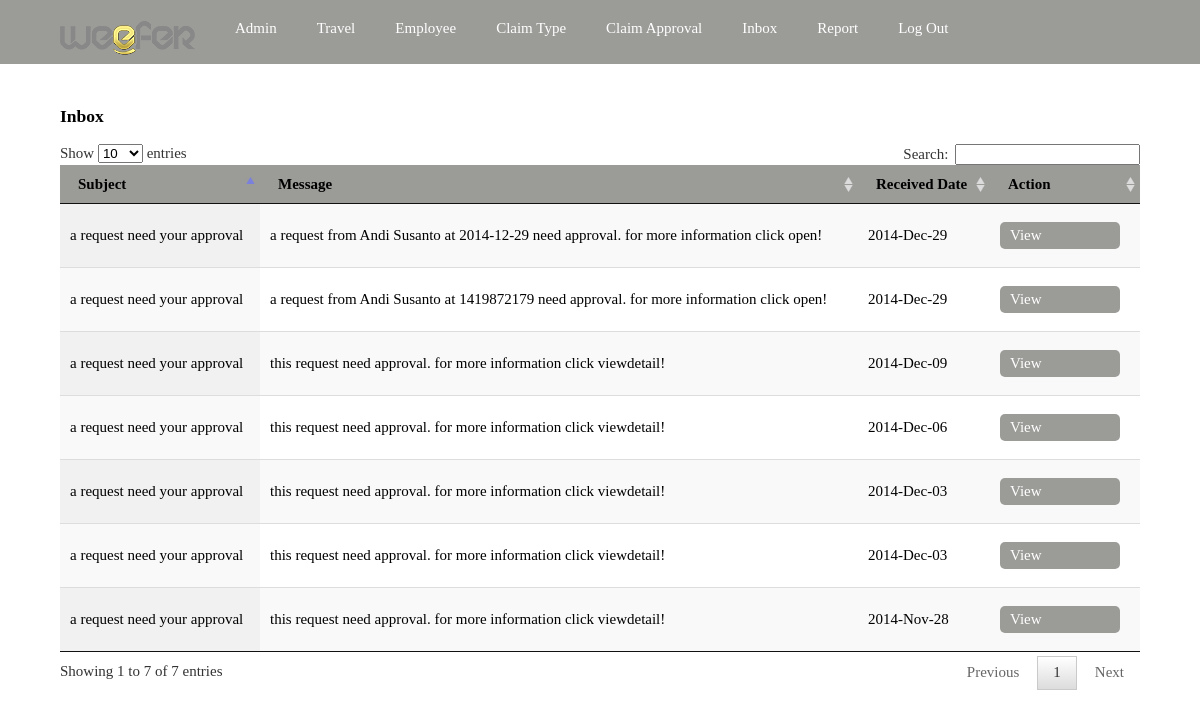
The page /claim/adminarea/inbox.php (signed in) on the database its author committed.
### tables this page shows
CREATE TABLE `admininbox` (
  `Id` int(10) unsigned NOT NULL AUTO_INCREMENT,
  `Message` text NOT NULL,
  `ViewDetailLink` varchar(100) DEFAULT NULL,
  `IsRead` tinyint(1) NOT NULL,
  `Subject` varchar(45) NOT NULL,
  `LockField` int(10) unsigned DEFAULT NULL,
  `ReceivedDate` datetime NOT NULL,
  PRIMARY KEY (`Id`)
);

### claim/classes/AdminInbox.php (called while the page is built, shortened)
<?php include_once('BaseObject.php'); ?>
<?php
class AdminInbox extends BaseObject{
   public static function LoadCollection($mySQLi, $Criteria = '1 = 1',$sort='',$page=0,$totalitem=0){
       $tmpQuery = "SELECT  * FROM ".self::TABLENAME." WHERE ".$mySQLi->real_escape_string($Criteria);
       if ($sort != ''){ $tmpQuery .= " "."ORDER BY ".$sort; }
       if ($result = $mySQLi->query($tmpQuery)){
           $AdminInboxs = array();
           while ($row = $result->fetch_array()){
               $tmpAdminInbox = new AdminInbox($mySQLi);
               $tmpAdminInbox->Id = $row['Id'];
               $tmpAdminInbox->LockField = $row['LockField'];
               $tmpAdminInbox->Subject = $row['Subject'];
               $tmpAdminInbox->Message = $row['Message'];
               $tmpAdminInbox->ReceivedDate = strtotime($row['ReceivedDate']);
               $tmpAdminInbox->IsRead = $row['IsRead'];
               $tmpAdminInbox->ViewDetailLink = $row['ViewDetailLink'];
               $AdminInboxs[] = $tmpAdminInbox;
           }
           return $AdminInboxs;
       }
       else
       {
           throw new InvalidQueryException;
       }
   }
}
?>

### claim/classes/BaseObject.php (called while the page is built, shortened)
<?php
abstract class BaseObject{
	protected $Id;
	public function get_Id(){
		return $this->Id;
	}
}
?>

### claim/adminarea/inbox.php (the view, shortened to what this page needs)
<?php
    include('header.php');
?>
<?php
include_once('../classes/AdminInbox.php');
$Conn = Connection::get_DefaultConnection();
$adminInboxs = AdminInbox::LoadCollection($Conn,'1=1','ReceivedDate DESC');
?>
<div class="view_data">
<h3>Inbox</h3>
<table id="datatable" class="display">
    <thead>
        <tr>
            <th>Subject</th>
            <th>Message</th>
            <th>Received Date</th>
            <th>Action</th>
        </tr>
    </thead>
    <tbody>
        <?php
            foreach($adminInboxs as $adminInbox){
                ?>
                    <tr>
                        <td><?php if($adminInbox->IsRead) { echo $adminInbox->Subject;} else {?> <b> <?php echo $adminInbox->Subject;?></b> <?php } ?></td>
                        <td><?php echo $adminInbox->Message; ?></td>
                        <td><?php echo date('Y-M-d',$adminInbox->ReceivedDate); ?></td>
                        <td><a href="processopeninbox.php?Id=<?php echo $adminInbox->get_Id(); ?>">View</a></td>
                    </tr>
                <?php
            }
        ?>
    </tbody>
</table>
</div>
<?php
    include('footer.php');
?>

### claim/adminarea/css/weefer_claim.css (style rules this page uses)
body { margin: 0; padding: 0; }
.view_data { font: 15px "Tahoma"; padding: 20px 60px; }
.view_data a:link, .view_data a:visited { padding: 5px 10px; margin: 10px 5px 10px 0; display: block; width: 100px; float: left; background: #9B9B98; border: none; color: #FFF; text-decoration: none; border-radius: 5px; }
.view_data table { clear: both; width: 100%; border-top: 1px solid #9B9B98; border-bottom: 1px solid #9B9B98; }
.view_data table thead { background: #9B9B98; }
.view_data table th { text-align: left; }

### rows shown on the page
admininbox: Subject "a request need your approval", Message "a request from Andi Susanto at 2014-12-29 need approval. for more information click open!", ReceivedDate "2014-Dec-29"
admininbox: Subject "a request need your approval", Message "a request from Andi Susanto at 1419872179 need approval. for more information click open!", ReceivedDate "2014-Dec-29"
admininbox: Subject "a request need your approval", Message "this request need approval. for more information click viewdetail!", ReceivedDate "2014-Dec-09"
admininbox: Subject "a request need your approval", Message "this request need approval. for more information click viewdetail!", ReceivedDate "2014-Dec-06"
admininbox: Subject "a request need your approval", Message "this request need approval. for more information click viewdetail!", ReceivedDate "2014-Dec-03"
admininbox: Subject "a request need your approval", Message "this request need approval. for more information click viewdetail!", ReceivedDate "2014-Dec-03"
admininbox: Subject "a request need your approval", Message "this request need approval. for more information click viewdetail!", ReceivedDate "2014-Nov-28"
